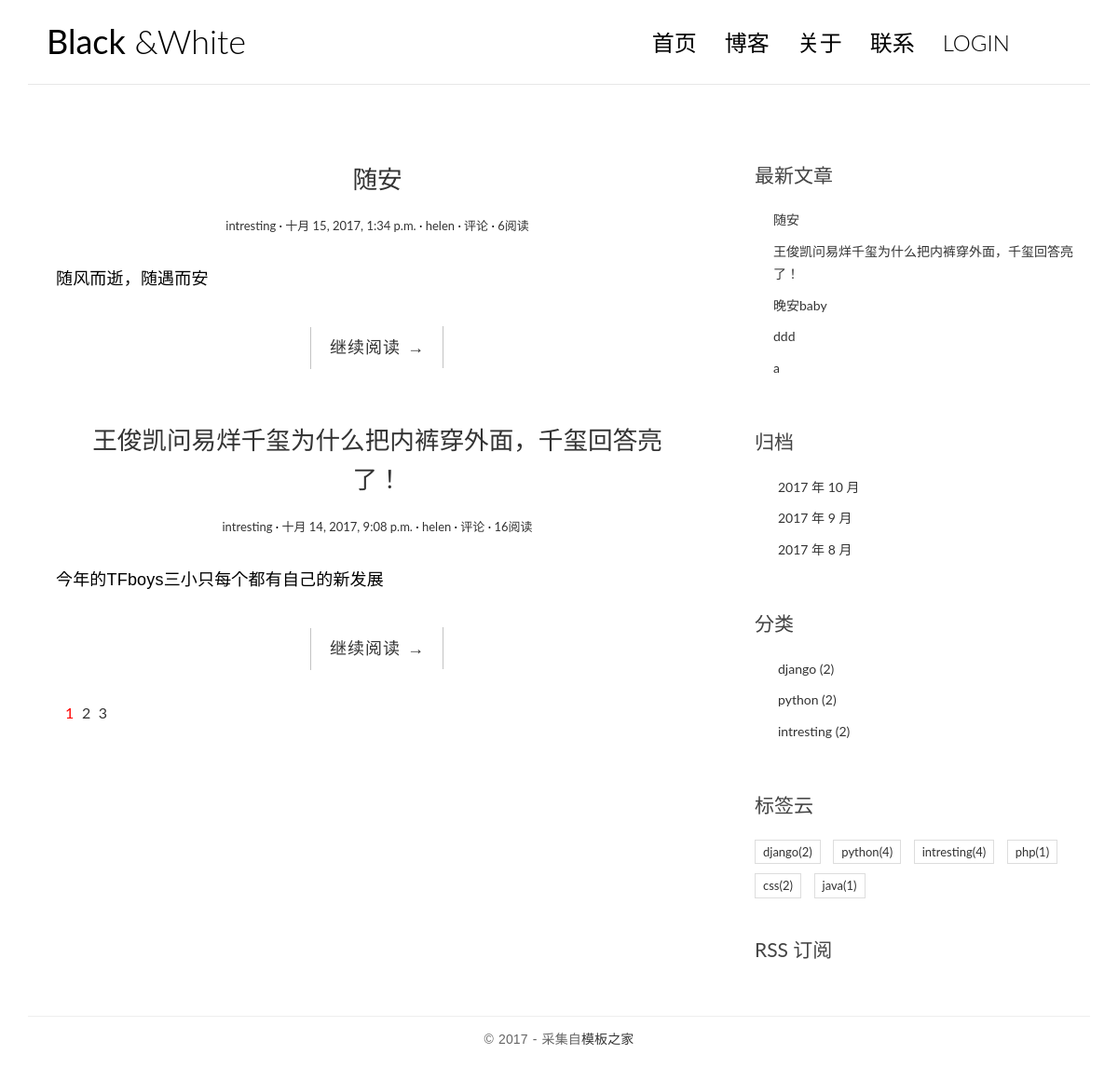
The page / on the database its author committed.
### blog/models.py (models this page shows, shortened)
class Post(models.Model):
    title = models.CharField(max_length=64)
    body = models.TextField()
    created_time = models.DateTimeField()
    modified_time = models.DateTimeField()
    excerpt = models.CharField(max_length=256,blank=True)
    category = models.ForeignKey(Category)
    tage = models.ManyToManyField(Tag,blank=True)
    author = models.ForeignKey(User)
    views = models.PositiveIntegerField(default=0)
    class Meta:
        ordering = ['-created_time','-modified_time']
    def get_absolute_url(self):
        return reverse('blog:detail',kwargs={'pk':self.pk})

class Category(models.Model):
    name = models.CharField(max_length=64)

class Tag(models.Model):
    name = models.CharField(max_length=64)

### blog/views.py (the view, shortened to what this page needs)
# urls.py: url(r'^$',views.IndexView.as_view(),name='index'),
class IndexView(ListView):
    model = Post
    template_name = 'blog/index.html'
    context_object_name = 'post_list'
    paginate_by = 2
    def pagination_data(self,paginator,page,is_paginated):
        if not is_paginated:
            return {}
        first = False              # 首页
        left_has_more = False      # 省略号
        left = []                  # 当前页左边的页码
        page_number = page.number  # 当前页
        right = []                 # 当前页右边的页码
        right_has_more = False     # 省略号
        last = False               # 最后一页
        total_pages = paginator.num_pages# 总页数
        page_range = paginator.page_range# 获取整个分页的列表
        if page_number == 1:
            right = page_range[page_number:page_number+2]
            if right[-1]<total_pages-1:
                right_has_more = True
            if right[-1]<total_pages:
                last = True
        elif page_number == total_pages:
            left = page_range[(page_number-3) if(page_number-3)>0 else 0:page_number-1]
            if left[0]>2:
                left_has_more = True
            if left[0]>1:
                first = True
        data = {
            'left':left,
            'right':right,
            'left_has_more':left_has_more,
            'right_has_more':right_has_more,
            'first':first,
            'last':last
        }
        return data
    def get_context_data(self,**kwargs):
        context = super().get_context_data(**kwargs)
        paginator = context.get('paginator')
        page = context.get('page_obj')
        is_paginated = context.get('is_paginated')
        paginator_data = self.pagination_data(paginator,page,is_paginated)
        context.update(paginator_data)
        return context

### blog/templatetags/blog_tags.py (called while the page is built)
@register.simple_tag
def get_recent_posts(num=5):
    return Post.objects.all().order_by('-created_time')[:num]

@register.simple_tag
def archives():
    return Post.objects.dates('created_time','month',order='DESC')

@register.simple_tag
def get_categories():
    return Category.objects.annotate(num_post = Count('post')).filter(num_post__gt=0)

@register.simple_tag
def get_tags():
    return Tag.objects.annotate(num_post = Count('post')).filter(num_post__gt=0)

### templates/blog/index.html (shortened to what this page needs)
{% extends 'blog/base.html' %}
{% block main %}
{% for post in post_list %}
<article class="post post-{{ post.pk }}">
    <header class="entry-header">
        <h1 class="entry-title">
            <a href="{{ post.get_absolute_url }}">{{ post.title }}</a>
        </h1>
        <div class="entry-meta">
            <span class="post-category"><a href="#">{{ post.category.name }}</a></span>
            <span class="post-date"><a href="#"><time class="entry-date" datetime="{{ post.created_time }}">{{ post.created_time }}</time></a></span>
            <span class="post-author"><a href="#">{{ post.author }}</a></span>
            <span class="comments-link"><a href="#">评论</a></span>
            <span class="views-count"><a href="#">{{post.views}}阅读</a></span>
        </div>
    </header>
    <div class="entry-content clearfix">
        <p>{{ post.excerpt }}</p>
        <div class="read-more cl-effect-14">
            <a href="{{ post.get_absolute_url }}" class="more-link">继续阅读 <span class="meta-nav">→</span></a>
        </div>
    </div>
</article>
{% empty %}
<div class="no-post">暂时还没有发布的文章！</div>
{% endfor %}
{% if is_paginated %}
<div class="pagination">
   <ul>
       <li class="current"><a href="?page={{page_obj.number}}">{{page_obj.number}}</a></li>
       {%if right%}
            {% for i in right%}
                <li><a href="?page={{i}}">{{i}}</a> </li>
            {%endfor%}
       {%endif%}
   </ul>
</div>
{%endif%}
{% endblock main %}

### templates/blog/base.html (shortened to what this page needs)
{%load staticfiles%}
{%load blog_tags%}
<html>
<head>
    <link rel="stylesheet" href="{% static 'blog/css/bootstrap.min.css' %}">
    <link rel="stylesheet" href="{% static 'blog/css/custom.css' %}">
    <link rel="stylesheet" href="{% static 'blog/css/pace.css' %}">
    <link rel="stylesheet" href="http://code.ionicframework.com/ionicons/2.0.1/css/ionicons.min.css">
    <link rel="stylesheet" href="{% static 'blog/css/highlights/github.css' %}">
</head>
<body>
<div class="container">
    <header id="site-header">
        <div class="row">
            <div class="col-md-4 col-sm-5 col-xs-8">
                <div class="logo">
                    <h1><a href="{% url 'blog:index' %}"><b>Black</b> &amp;White</a></h1>
                </div>
            </div>
            <div class="col-md-8 col-sm-7 col-xs-4">
                <nav class="main-nav" role="navigation">
                    <div class="collapse navbar-collapse" id="bsexample-navbar-collapse-1">
                        <ul class="nav navbar-nav navbar-right">
                            <li class="cl-effect-11"><a href="{% url 'blog:index' %}" data-hover="首页">首页</a></li>
                            <li class="cl-effect-11"><a href="fullwidth.html" data-hover="博客">博客</a></li>
                            <li class="cl-effect-11"><a href="about.html" data-hover="关于">关于</a></li>
                            <li class="cl-effect-11"><a href="contact.html" data-hover="联系">联系</a></li>
                            {%if user.is_authenticated%}
                            <li class="cl-effect-11"><a href="{% url 'password_change' %}">修改密码</a></li>
                            <li class="cl-effect-11"><a href="{% url 'logout' %}" >LOGOUT</a></li>
                            {%else%}
                            <li class="cl-effect-11"><a href="{% url 'login' %}" >LOGIN</a></li>
                            {%endif%}
                        </ul>
                    </div>
                </nav>
            </div>
        </div>
    </header>
</div>
<div class="content-body">
    <div class="container">
        <div class="row">
            <main class="col-md-8">
                {% block main %}
                {% endblock %}
            </main>
            <aside class="col-md-4">
                <div class="widget widget-recent-posts">
                    <h3 class="widget-title">最新文章</h3>
                    {% get_recent_posts as recent_post_list %}
                    <ul>
                       {% for post in recent_post_list %}
                        <li>
                            <a href="{{ post.get_absolute_url }}">{{ post.title }}</a>
                        </li>
                        {% empty %}
                          暂无文章！
                        {% endfor %}
                    </ul>
                </div>
                <div class="widget widget-archives">
                    <h3 class="widget-title">归档</h3>
                    {% archives as date_list %}
                    <ul>
                       {% for date in date_list %}
                        <li>
                            <a href="{% url 'blog:archives' date.year date.month %}">
                                {{ date.year }} 年 {{ date.month }} 月
                            </a>
                        </li>
                        {% empty %}
                          暂无归档！
                        {% endfor %}
                    </ul>
                </div>
                <div class="widget widget-category">
                    <h3 class="widget-title">分类</h3>
                    {% get_categories as category_list %}
                    <ul>
                        {% for category in category_list %}
                        <li>
                           <a href="{% url 'blog:category' category.pk %}">{{ category.name }} <span class="post-count">({{category.num_post}})</span></a>
                        </li>
                         {% endfor %}
                    </ul>
                </div>
                <div class="widget widget-tag-cloud">
                    <h3 class="widget-title">标签云</h3>
                    {% get_tags as tag_list %}
                    <ul>
                        {% for tag in tag_list %}
                        <li>
                            <a href="{% url 'blog:tag' tag.pk %}">{{tag.name}}<span class="post-count">({{tag.num_post}})</span></a>
                        </li>
                        {% empty %}
                          没有标签
                        {% endfor %}
                    </ul>
                </div>
                <div class="rss">
                    <a href="{%url 'rss'%}"> RSS 订阅</a>
                </div>
            </aside>
        </div>
    </div>
</div>
<footer id="site-footer">
    <div class="container">
        <div class="row">
            <div class="col-md-12">
                <p class="copyright">&copy 2017 - 采集自<a href="http://www.cssmoban.com/" target="_blank" title="模板之家">模板之家</a></p>
            </div>
        </div>
    </div>
</footer>
</body>
</html>

### blog/static/blog/css/custom.css (style rules this page uses)
* { outline: none; }
h1, h2, h3, h4, h5, h6 { margin-top: 0; }
b { font-weight: 400; }
a { color: #333; }
body { color: #444; font-family: 'Lato', sans-serif; }
p { font-family: 'Ubuntu', sans-serif; font-weight: 400; word-spacing: 1px; letter-spacing: 0.01em; }
#site-header { background-color: #FFF; padding: 25px 20px; margin-bottom: 40px; border-bottom: 1px solid #e7e7e7; }
.logo h1 a { color: #000; }
.logo h1 { margin: 0; font-family: 'Lato', sans-serif; font-weight: 300; }
.main-nav { margin-top: 11px; max-width: 95%; }
.main-nav a { color: #000000 !important; padding: 0 0 5px 0 !important; margin-right: 30px; font-family: 'Lato', sans-serif; font-weight: 300; font-size: 24px; }
.cl-effect-11 a { padding: 10px 0; color: #0972b4; text-shadow: none; }
.cl-effect-11 a::before { position: absolute; top: 0; left: 0; overflow: hidden; padding: 0 0 5px 0 !important; max-width: 0; border-bottom: 1px solid #000; color: #000; content: attr(data-hover); white-space: nowrap; -webkit-transition: max-width 0.5s; -moz-transition: max-width 0.5s; transition: max-width 0.5s; }
.content-body { padding-bottom: 4em; }
.post { background: #fff; padding: 30px 30px 0; }
.entry-title { text-align: center; font-size: 1.9em; margin-bottom: 20px; line-height: 1.6; padding: 10px 20px 0; }
.entry-meta { text-align: center; color: #DDDDDD; font-size: 13px; margin-bottom: 30px; }
.entry-content { font-size: 18px; line-height: 1.9; font-weight: 300; color: #000; }
.post-category::after, .post-date::after, .post-author::after, .comments-link::after { content: ' ·'; color: #000; }
.read-more { font-family: 'Ubuntu', sans-serif; font-weight: 400; word-spacing: 1px; letter-spacing: 0.01em; text-align: center; margin-top: 20px; }
.cl-effect-14 a { padding: 0 20px; height: 45px; line-height: 45px; position: relative; display: inline-block; margin: 15px 25px; letter-spacing: 1px; font-weight: 400; text-shadow: 0 0 1px rgba(255, 255, 255, 0.3); }
.cl-effect-14 a::before, .cl-effect-14 a::after { position: absolute; width: 45px; height: 1px; background: #C3C3C3; content: ''; -webkit-transition: all 0.3s; -moz-transition: all 0.3s; transition: all 0.3s; pointer-events: none; }
.cl-effect-14 a::before { top: 0; left: 0; -webkit-transform: rotate(90deg); -moz-transform: rotate(90deg); transform: rotate(90deg); -webkit-transform-origin: 0 0; -moz-transform-origin: 0 0; transform-origin: 0 0; }
.cl-effect-14 a::after { right: 0; bottom: 0; -webkit-transform: rotate(90deg); -moz-transform: rotate(90deg); transform: rotate(90deg); -webkit-transform-origin: 100% 0; -moz-transform-origin: 100% 0; transform-origin: 100% 0; }
.widget { background: #fff; padding: 30px 0 0; }
.widget-title { font-size: 1.5em; margin-bottom: 20px; line-height: 1.6; padding: 10px 0 0; font-weight: 400; }
.widget-recent-posts ul { padding: 0; margin: 0; padding-left: 20px; }
.widget-recent-posts ul li { list-style-type: none; position: relative; line-height: 170%; margin-bottom: 10px; }
.widget-recent-posts ul li::before { content: '\f3d3'; font-family: "Ionicons"; position: absolute; left: -17px; top: 3px; font-size: 16px; color: #000; }
.widget-archives ul { padding: 0; margin: 0; padding-left: 25px; }
.widget-archives ul li { list-style-type: none; position: relative; line-height: 170%; margin-bottom: 10px; }
.widget-archives ul li::before { content: '\f3f3'; font-family: "Ionicons"; position: absolute; left: -25px; top: 1px; font-size: 16px; color: #000; }
.widget-category ul { padding: 0; margin: 0; padding-left: 25px; }
.widget-category ul li { list-style-type: none; position: relative; line-height: 170%; margin-bottom: 10px; }
.widget-category ul li::before { content: '\f3fe'; font-family: "Ionicons"; position: absolute; left: -25px; top: 1px; font-size: 18px; color: #000; }
.widget-tag-cloud ul { padding: 0; margin: 0; margin-right: -10px; }
.widget-tag-cloud ul li { list-style-type: none; font-size: 13px; display: inline-block; margin-right: 10px; margin-bottom: 10px; padding: 3px 8px; border: 1px solid #ddd; }
.rss { font-size: 21px; margin-top: 30px; }
.rss a { color: #444; }
#site-footer { padding-top: 10px; padding: 0 0 1.5em 0; }
.copyright { text-align: center; padding-top: 1em; margin: 0; border-top: 1px solid #eee; color: #666; }
.pagination ul { list-style: none; }
.pagination ul li { display: inline-block; font-size: 16px; margin-right: 5px; }
.current a { color: red; }

### rows shown on the page
Post: title "随安", category.name "intresting", created_time "十月 15, 2017, 1:34 p.m.", author "helen", views "6", excerpt "随风而逝，随遇而安"
Post: title "王俊凯问易烊千玺为什么把内裤穿外面，千玺回答亮了！", category.name "intresting", created_time "十月 14, 2017, 9:08 p.m.", author "helen", views "16", excerpt "今年的TFboys三小只每个都有自己的新发展"
Post: title "晚安baby"
Post: title "ddd"
Post: title "a"
Category: name "django", num_post "2"
Category: name "python", num_post "2"
Category: name "intresting", num_post "2"
Tag: name "django", num_post "2"
Tag: name "python", num_post "4"
Tag: name "intresting", num_post "4"
Tag: name "php", num_post "1"
Tag: name "css", num_post "2"
Tag: name "java", num_post "1"

### other values the page prints
{{ page_obj.number }} "1"
{{ i }} "2" "3"
{{ date.year }} "2017" "2017" "2017"
{{ date.month }} "10" "9" "8"
